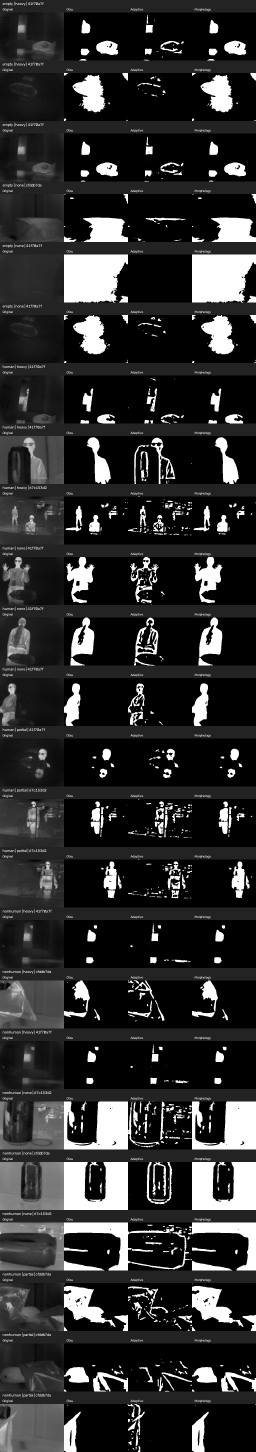
#> input picture thermal/data/segmentation_comparison.jpg, 1024 x 5808 px, given in place of 41f70a7f_124720_645256.png, which was not available (shown at 1/4 size)
$ python inspect_dataset.py
#> lines starting #> are read from the running program, lines starting #| are printed output that depends on the picture; after the words box and inside, x2 and y2 are one past the last pixel; in counts of white or black regions, pixels touching at a corner belong together

import cv2
import csv
import random
from pathlib import Path
from collections import defaultdict

DATA = Path("data")
METADATA = DATA / "metadata.csv"
OUTPUT = DATA / "segmentation_review.jpg"

SAMPLES_PER_GROUP = 3
CELL_W = 256
CELL_H = 240

# Read metadata
with open(METADATA, newline="", encoding="utf-8") as f:
#> (reads thermal/data/metadata.csv from the repository)
    rows = list(csv.DictReader(f))

# Group by subject and occlusion
groups = defaultdict(list)

for row in rows:
    key = (
        row["subject_type"],
        row["occlusion_level"]
    )
    groups[key].append(row)

# Select representative examples
random.seed(42)
selected = []

for key, images in sorted(groups.items()):
    chosen = random.sample(
        images,
        min(SAMPLES_PER_GROUP, len(images))
    )
    selected.extend(chosen)

print(f"Reviewing {len(selected)} of {len(rows)} images")

# Make a side-by-side review:
# Original | Otsu Mask
panels = []

for row in selected:
    path = Path(row["image_path"])

    if not path.exists():
        path = Path(row["image_path"].replace("\\", "/"))

    image = cv2.imread(str(path))
#> image is the input picture: shape (5808, 1024, 3); min 0, max 255, mean 46.6

    if image is None:
        print("Could not read:", path)
        continue

    gray = cv2.cvtColor(image, cv2.COLOR_BGR2GRAY)

    blurred = cv2.GaussianBlur(
        gray, (5, 5), 0
    )

    threshold, mask = cv2.threshold(
        blurred,
        0,
        255,
        cv2.THRESH_BINARY + cv2.THRESH_OTSU
    )
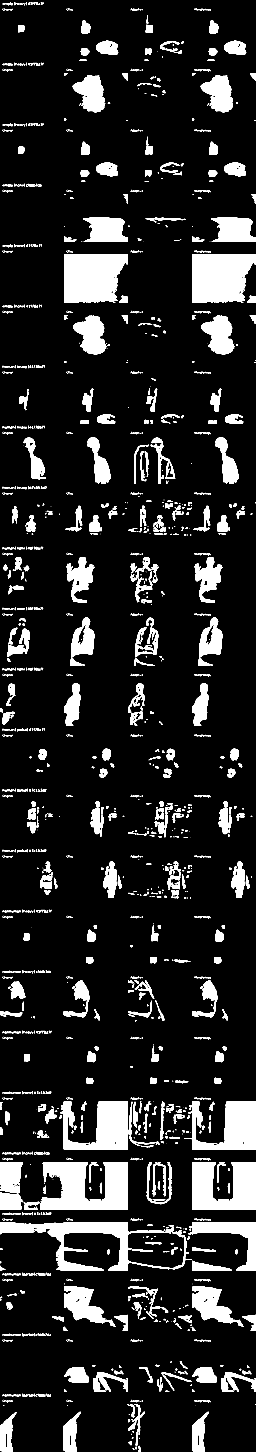
#> mask: shape (5808, 1024) (shown at 1/4 size); 12.8% white; 1694 white regions (537 under 20 px), largest, box (x1, y1, x2, y2) and area: (161, 4648, 512, 4840) 46576, (256, 1018, 512, 1210) 42197, (768, 1018, 1024, 1210) 42192
#> threshold = 124

    mask_color = cv2.cvtColor(
        mask,
        cv2.COLOR_GRAY2BGR
    )

    original = cv2.resize(image, (CELL_W, 192))
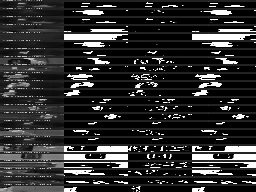
#> original: shape (192, 256, 3); min 0, max 255, mean 46.2
    segmented = cv2.resize(mask_color, (CELL_W, 192))
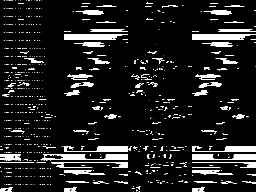
#> segmented: shape (192, 256, 3); min 0, max 255, mean 31.6

    # Add label space above both images
    pair = cv2.hconcat([original, segmented])
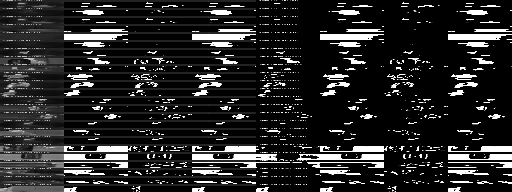
#> pair: shape (192, 512, 3); min 0, max 255, mean 38.9
    panel = cv2.copyMakeBorder(
        pair, 48, 0, 0, 0,
        cv2.BORDER_CONSTANT,
        value=(35, 35, 35)
    )
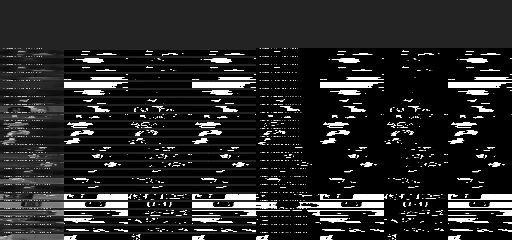
#> panel: shape (240, 512, 3); min 0, max 255, mean 38.1

    label = (
        f'{row["subject_type"]} | '
        f'{row["occlusion_level"]} | '
        f'Session {row["session_id"]}'
    )

    cv2.putText(
        panel,
        label,
        (8, 20),
        cv2.FONT_HERSHEY_SIMPLEX,
        0.42,
        (255, 255, 255),
        1
    )

    cv2.putText(
        panel,
        f"Otsu: {threshold:.0f}",
        (CELL_W + 8, 38),
        cv2.FONT_HERSHEY_SIMPLEX,
        0.42,
        (255, 255, 255),
        1
    )
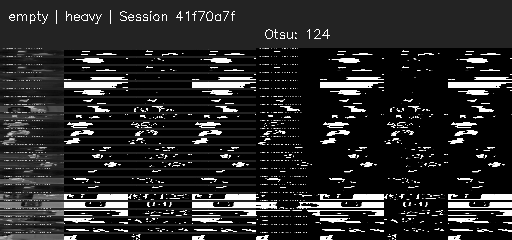
#> panel: shape (240, 512, 3); min 0, max 255, mean 39.2

    panels.append(panel)
#> pass 2 of the loop `for row in selected:`:
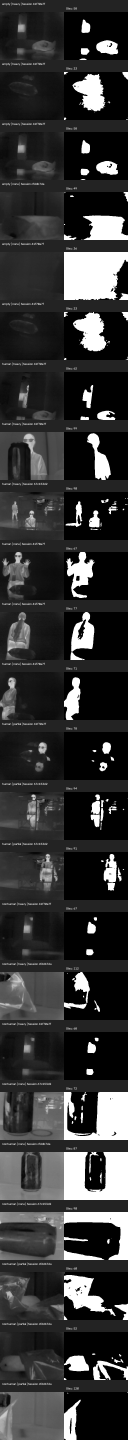
#> input picture thermal/data/segmentation_review.jpg, 512 x 5760 px, given in place of 41f70a7f_124348_802727.png, which was not available (shown at 1/4 size)
#> image is the input picture: shape (5760, 512, 3); min 0, max 255, mean 53.2
#> gray: shape (5760, 512)
#> blurred: shape (5760, 512)
#> `threshold, mask = cv2.threshold( blurred, 0, 255, cv2.THRESH_BINARY + ..`:
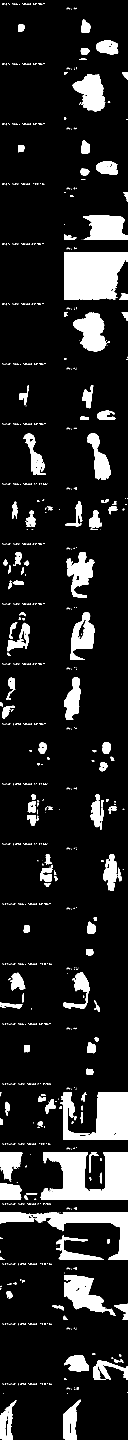
#> mask: shape (5760, 512) (shown at 1/4 size); 12.2% white; 1071 white regions (805 under 20 px), largest, box (x1, y1, x2, y2) and area: (163, 4608, 512, 4800) 43946, (256, 1008, 512, 1200) 42193, (240, 4368, 512, 4560) 31322
#> threshold = 127
#> `cv2.putText( panel, f"Otsu: {threshold:.0f}", (CELL_W + 8, 38), cv2.FO..`:
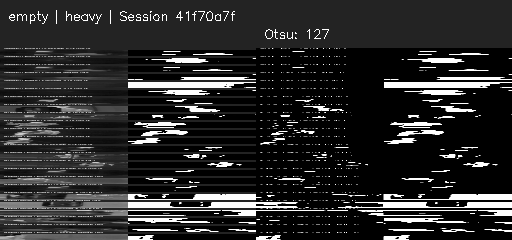
#> panel: shape (240, 512, 3); min 0, max 255, mean 42.3

if not panels:
    raise RuntimeError("No valid images found")

contact_sheet = cv2.vconcat(panels)
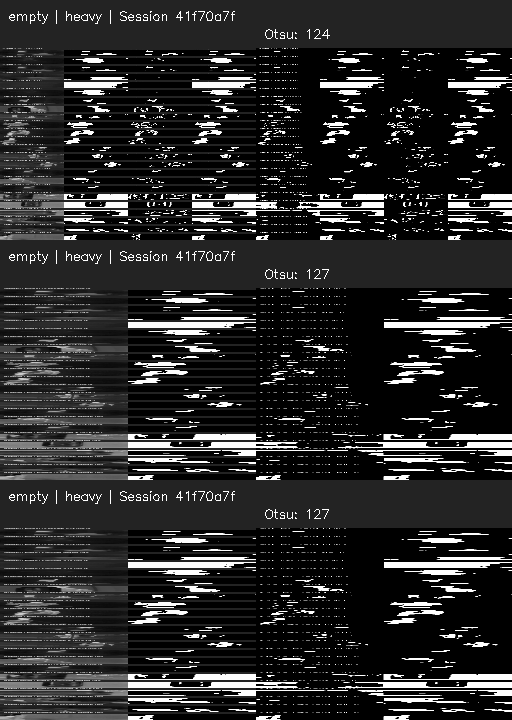
#> contact_sheet: shape (720, 512, 3); min 0, max 255, mean 41.3

cv2.imwrite(str(OUTPUT), contact_sheet)

print("Saved contact sheet:", OUTPUT)
print("Rows:", len(panels))
